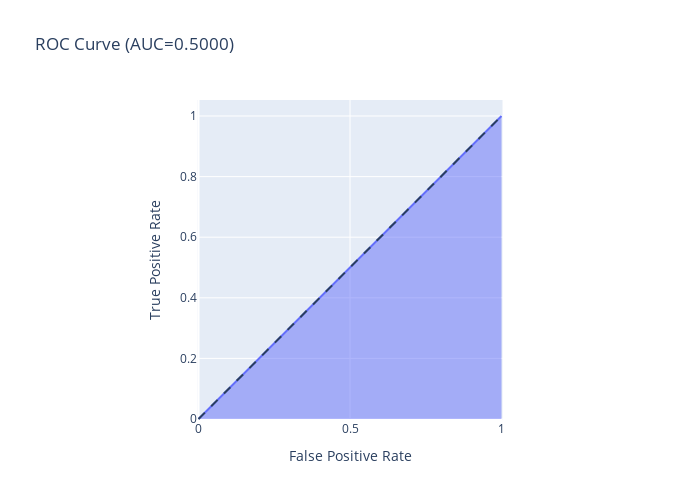

Here is the notebook cell this chart was saved with:
### Code cell
from sklearn.metrics import roc_curve, auc


fpr, tpr, thresholds = roc_curve(y_7244,  model.predict(X_7244).ravel())

#Plot ROC AUC Curve 
fig = px.area(
    x=fpr, y=tpr,
    title=f'ROC Curve (AUC={auc(fpr, tpr):.4f})',
    labels=dict(x='False Positive Rate', y='True Positive Rate'),
    width=700, height=500
)
fig.add_shape(
    type='line', line=dict(dash='dash'),
    x0=0, x1=1, y0=0, y1=1
)

fig.update_yaxes(scaleanchor="x", scaleratio=1)
fig.update_xaxes(constrain='domain')
fig.show()

### Figure 1 — Plotly figure (JSON) as saved in the notebook; plotly's stock layout.template omitted (floating-point values rounded to 4 significant figures)
{"data": [{"hovertemplate": "False Positive Rate=%{x}<br>True Positive Rate=%{y}<extra></extra>", "legendgroup": "", "line": {"color": "#636efa"}, "mode": "lines", "name": "", "orientation": "v", "showlegend": false, "stackgroup": "1", "type": "scatter", "x": [0, 1], "xaxis": "x", "y": [0, 1], "yaxis": "y"}], "layout": {"height": 500, "legend": {"tracegroupgap": 0}, "shapes": [{"line": {"dash": "dash"}, "type": "line", "x0": 0, "x1": 1, "y0": 0, "y1": 1}], "title": {"text": "ROC Curve (AUC=0.5000)"}, "width": 700, "xaxis": {"anchor": "y", "constrain": "domain", "domain": [0, 1], "title": {"text": "False Positive Rate"}}, "yaxis": {"anchor": "x", "domain": [0, 1], "scaleanchor": "x", "scaleratio": 1, "title": {"text": "True Positive Rate"}}}}
